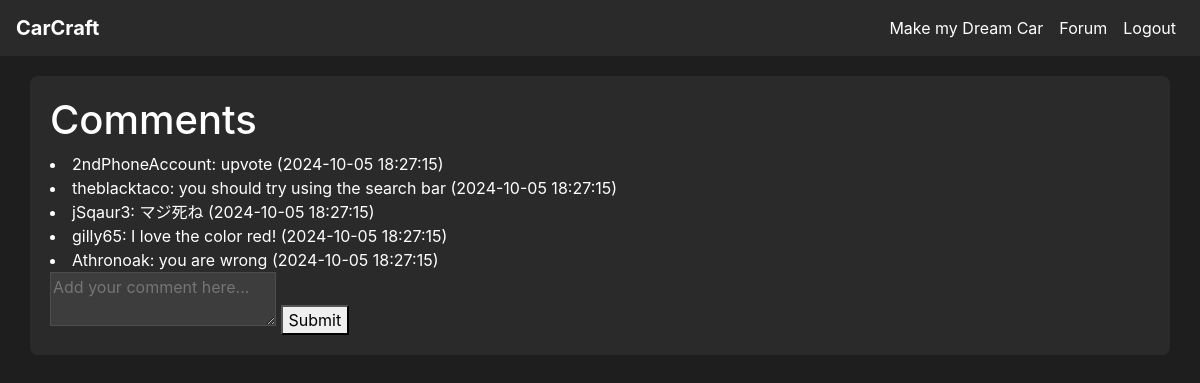
/create_comment/4 (signed in), run on an earlier commit of the app's database.
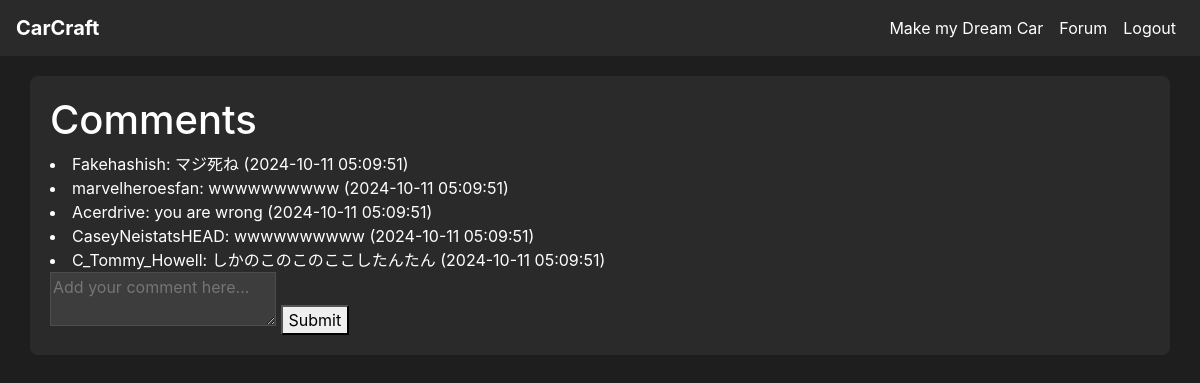
And on a later commit of the database.
### tables this page shows
CREATE TABLE comment (
    comment_id INTEGER PRIMARY KEY AUTOINCREMENT,
    post_id INTEGER NOT NULL,
    user_id INTEGER NOT NULL,
    content TEXT NOT NULL,
    created_at DATETIME DEFAULT CURRENT_TIMESTAMP,
    FOREIGN KEY (post_id) REFERENCES post(post_id),
    FOREIGN KEY (user_id) REFERENCES user(user_id)
);

CREATE TABLE user (
    user_id INTEGER PRIMARY KEY AUTOINCREMENT,
    username VARCHAR(64) NOT NULL,
    email VARCHAR(100) NOT NULL,
    password_hash VARCHAR(255) NOT NULL,
    created_at DATETIME DEFAULT CURRENT_TIMESTAMP,
    admin INTEGER DEFAULT 0
);

### app.py (the view, shortened to what this page needs)
@app.route('/create_comment/<int:post_id>', methods=['GET', 'POST'])
@login_required
def create_comment(post_id):
    conn = get_db_connection()
    comments = conn.execute('''
        SELECT c.comment_id, c.content, c.created_at, u.username
        FROM comment c
        JOIN user u ON c.user_id = u.user_id
        WHERE c.post_id = ?
        ORDER BY c.created_at DESC
    ''', (post_id,)).fetchall()
    conn.close()
    return render_template('create_comment.html', comments=comments, post_id=post_id)

### app.py (called while the page is built)
def get_db_connection():
    conn = sqlite3.connect(DATABASE)
    conn.row_factory = sqlite3.Row  # This enables column access by name: row['column_name']
    return conn

@login_manager.user_loader
def load_user(user_id):
    return User.get(user_id)

    @staticmethod
    def get(user_id):
        conn = get_db_connection()
        user_data = conn.execute('SELECT * FROM user WHERE user_id = ?', (user_id,)).fetchone()
        conn.close()
        if user_data:
            return User(
                user_id=user_data['user_id'],
                username=user_data['username'],
                email=user_data['email'],
                password_hash=user_data['password_hash'],
                admin=bool(user_data['admin'])
            )
        return None

### templates/create_comment.html (shortened to what this page needs)
{% extends "base.html" %}
{% block content %}
<h1>Comments</h1>
{% for comment in comments %}
    <li>{{ comment.username }}: {{ comment.content }} ({{ comment.created_at }})
    {% endfor %}
<form method="POST" action="{{ url_for('create_comment', post_id=post_id) }}">
    <textarea name="content" placeholder="Add your comment here..."></textarea>
    <button type="submit">Submit</button>
</form>
{% endblock %}

What changed in the data, as far as the page shows it:
removed comment: username "2ndPhoneAccount", content "upvote", created_at "2024-10-05 18:27:15"
removed comment: username "theblacktaco", content "you should try using the search bar", created_at "2024-10-05 18:27:15"
removed comment: username "jSqaur3", content "マジ死ね", created_at "2024-10-05 18:27:15"
removed comment: username "gilly65", content "I love the color red!", created_at "2024-10-05 18:27:15"
removed comment: username "Athronoak", content "you are wrong", created_at "2024-10-05 18:27:15"
added comment: username "Fakehashish", content "マジ死ね", created_at "2024-10-11 05:09:51"
added comment: username "marvelheroesfan", content "wwwwwwwwww", created_at "2024-10-11 05:09:51"
added comment: username "Acerdrive", content "you are wrong", created_at "2024-10-11 05:09:51"
added comment: username "CaseyNeistatsHEAD", content "wwwwwwwwww", created_at "2024-10-11 05:09:51"
added comment: username "C_Tommy_Howell", content "しかのこのこのここしたんたん", created_at "2024-10-11 05:09:51"
